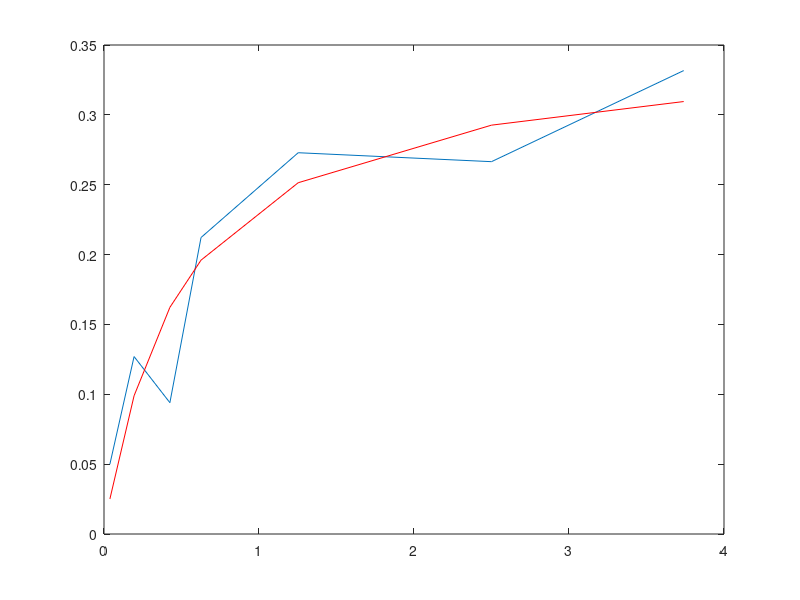

Recreate this plot in MATLAB.
clc;
clear all;
x=[0.038;0.194;0.425;0.626;1.253;2.5;3.74];
y=[0.05;0.127;0.094;0.2122;0.2729;0.2665;0.3317];

beta1(1)=0.9;
beta2(1)=0.2;
n=1;

while(n<300)
beta(:,n)=[beta1(n);beta2(n)];


res(:,n)=y-((beta1(n).*x)./(beta2(n)+x))

J(:,1)=-x./(beta2(n)+x)

J(:,2)=(beta1(n).*x)./((beta2(n)+x).*(beta2(n)+x))

% kontrola
JJ(:,:,n)=J;

pseudoJ=inv(J'*J)*J';
jednotkova=pseudoJ*J

%beta(:,n+1)=beta(:,n)-0.05.*pseudoJ*res(:,n)
beta(:,n+1)=beta(:,n)-0.05.*J'*res(:,n)

n=n+1;
beta1(n)=beta(1,n);
beta2(n)=beta(2,n);
%rozdil=abs(res(:,n));



end
y_regression = beta(1,end) .* x ./ (beta(2,end) + x);

% Zobrazení grafu dat a regresní funkce
figure;
plot(x, y); % Zobrazíme data
hold on;
plot(x, y_regression, 'r-'); % Zobrazíme regresní funkci